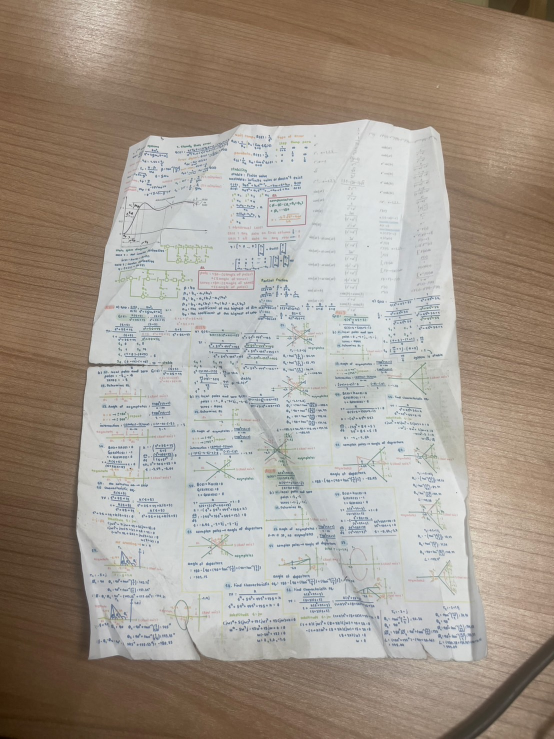
#> input picture WinFormsApp1/Image_History/Scrap2.jpg, 1108 x 1477 px (shown at 1/2 size)
$ python -i process.py   (imports and definitions only)
#> lines starting #> are read from the running program, lines starting #| are printed output that depends on the picture
#> further down, picture is the input picture: shape (1477, 1108, 3); mean B, G, R 142.9, 153.8, 164
import sys
import cv2
import os
import numpy as np
import tkinter as tk

# Global Variables
manual_points = []
resized_image = None
original_image = None
original_image_path = None
ratio = 1  # Will be updated later

# [47 lines left out: functions order_points, four_point_perspective_transform, select_points, not called in this run]

def enhance_image(image):
    """ Enhances color, sharpness, and contrast """

    # Convert to LAB color space
    lab = cv2.cvtColor(image, cv2.COLOR_BGR2LAB)
#> lab: shape (1477, 1108, 3); mean of channels 0, 1, 2 162.5, 130.5, 135.6

    # Apply CLAHE to the L (lightness) channel
    l, a, b = cv2.split(lab)
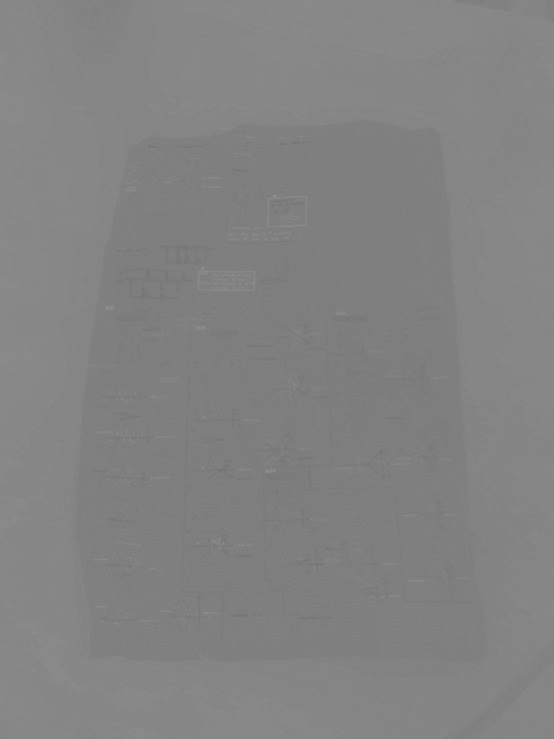
#> a: shape (1477, 1108) (shown at 1/2 size); min 115, max 144, mean 130.5
    clahe = cv2.createCLAHE(clipLimit=3.0, tileGridSize=(8, 8))
    l = clahe.apply(l)
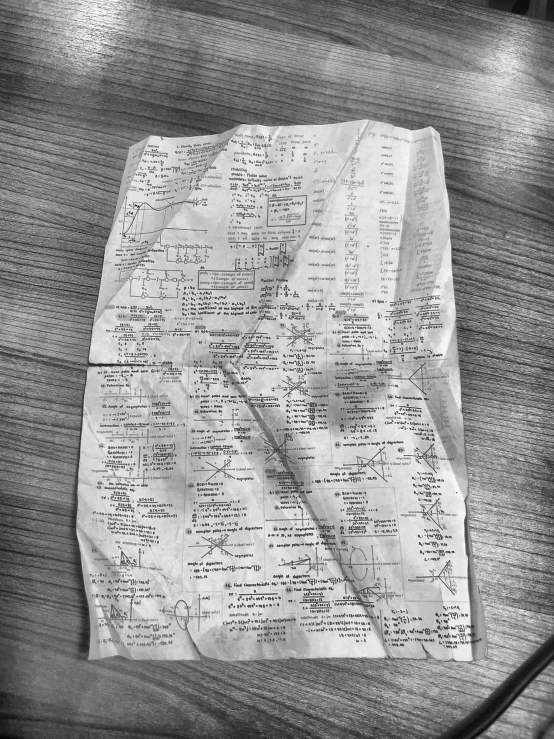
#> l: shape (1477, 1108) (shown at 1/2 size); min 1, max 254, mean 150.3

    # Merge back LAB channels and convert to BGR
    lab_enhanced = cv2.merge((l, a, b))
#> lab_enhanced: shape (1477, 1108, 3); mean of channels 0, 1, 2 150.3, 130.5, 135.6
    enhanced = cv2.cvtColor(lab_enhanced, cv2.COLOR_LAB2BGR)
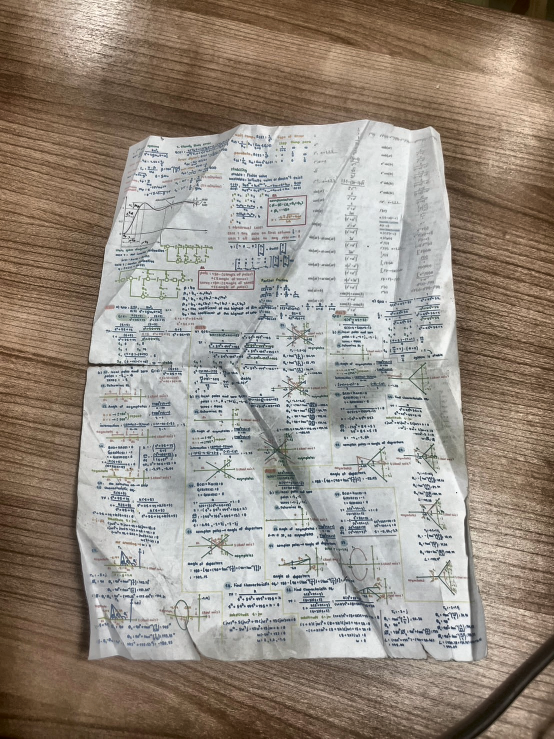
#> enhanced: shape (1477, 1108, 3) (shown at 1/2 size); mean B, G, R 131.2, 141.9, 151.8

    # Increase color saturation by converting to HSV
    hsv = cv2.cvtColor(enhanced, cv2.COLOR_BGR2HSV)
#> hsv: shape (1477, 1108, 3); mean H, S, V 46.2, 55.5, 155
    h, s, v = cv2.split(hsv)
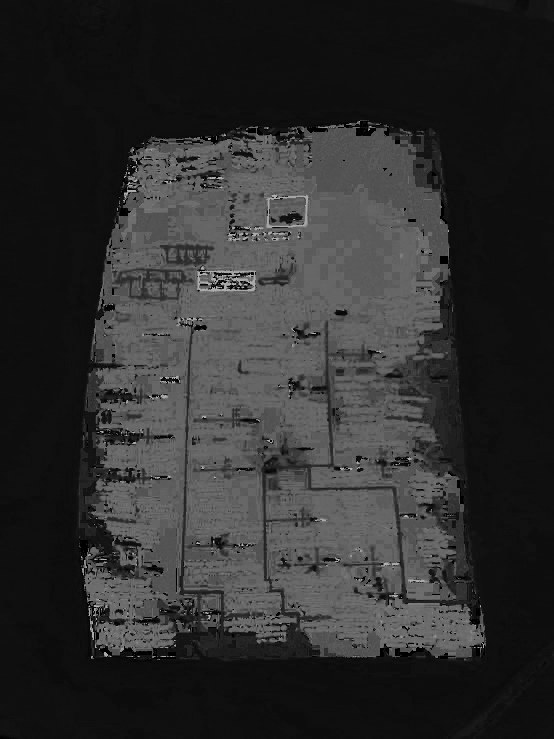
#> h: shape (1477, 1108) (shown at 1/2 size); min 0, max 179, mean 46.2
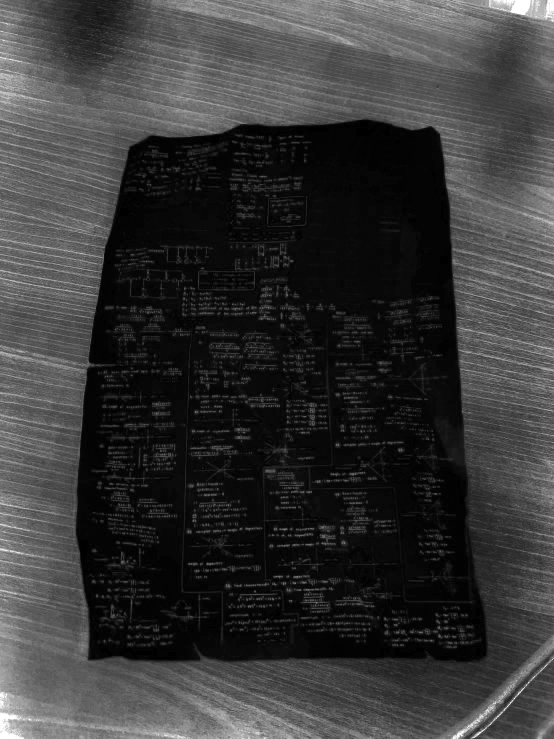
#> s: shape (1477, 1108) (shown at 1/2 size); min 0, max 255, mean 55.5
    s = cv2.add(s, 30)  # Boost saturation
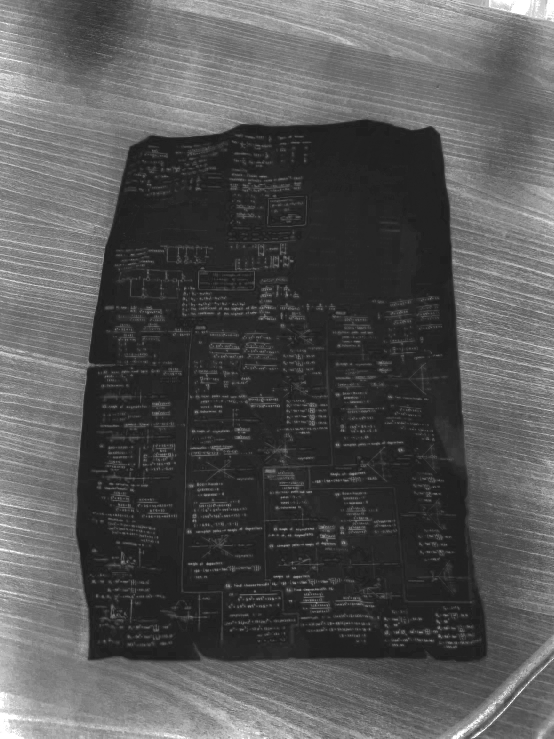
#> s: shape (1477, 1108) (shown at 1/2 size); min 30, max 255, mean 85.5
    s = np.clip(s, 0, 255)  # Ensure valid range
    hsv_enhanced = cv2.merge((h, s, v))
#> hsv_enhanced: shape (1477, 1108, 3); mean H, S, V 46.2, 85.5, 155

    # Convert back to BGR
    final_enhanced = cv2.cvtColor(hsv_enhanced, cv2.COLOR_HSV2BGR)
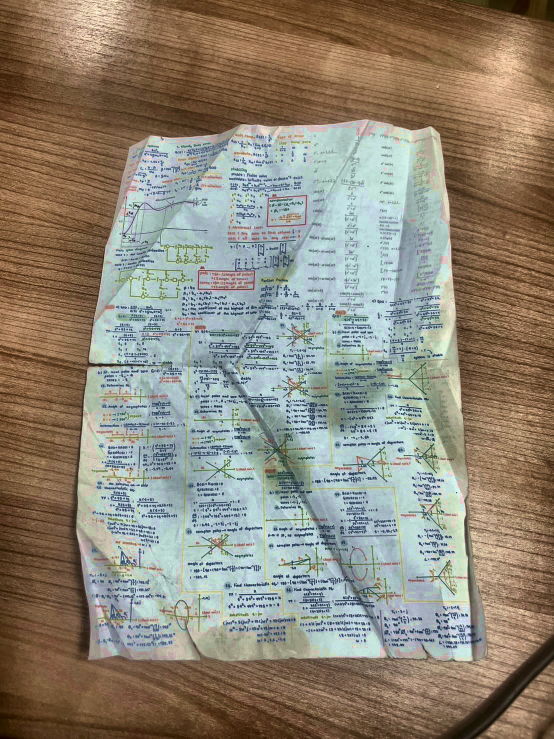
#> final_enhanced: shape (1477, 1108, 3) (shown at 1/2 size); mean B, G, R 119.9, 134.9, 143

    return final_enhanced

#Threshold
# [133 lines left out: functions remove_shadows, restore_natural_paper_color, process_image, manual_shadow_removal_code, not called in this run]

# [17 lines not run here, left out]

>>> import cv2
>>> picture = cv2.imread('Image_History/Scrap2.jpg')
>>> result = enhance_image(picture)
